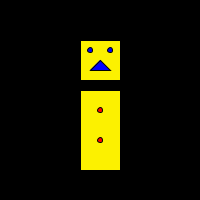
Frame 1 (no input)
Frame 60 (the mouse pressed at the canvas centre just before this capture): identical to frame 1, image omitted
Frame 120 (the mouse held since frame 60 and released just before this capture): identical to frame 1, image omitted

The Processing sketch that drew this single still picture (run headless with seeded random() and noise(); from frame 60 on, the mouse is pressed at the canvas centre):

// Processing sketch: processing_89842
// ── processing_89842.pde

void setup()
{
  size(200,200);
  fill(255);
  rect(20,160,40,20);
}
void draw()
{
if(mouseX<=60&&mouseY>160&&mouseY<180)
{
  background(255,255,255);
}
else  background(0,0,0);
fill(252,241,0);
rect(80,40,40,40);
rect(80,90,40,80);
fill(0,0,255);
triangle(100,60,90,70,110,70);
ellipse(90,50,5,5);
ellipse(110,50,5,5);
fill(255,0,0);
ellipse(100,110,5,5);
ellipse(100,140,5,5);
}
